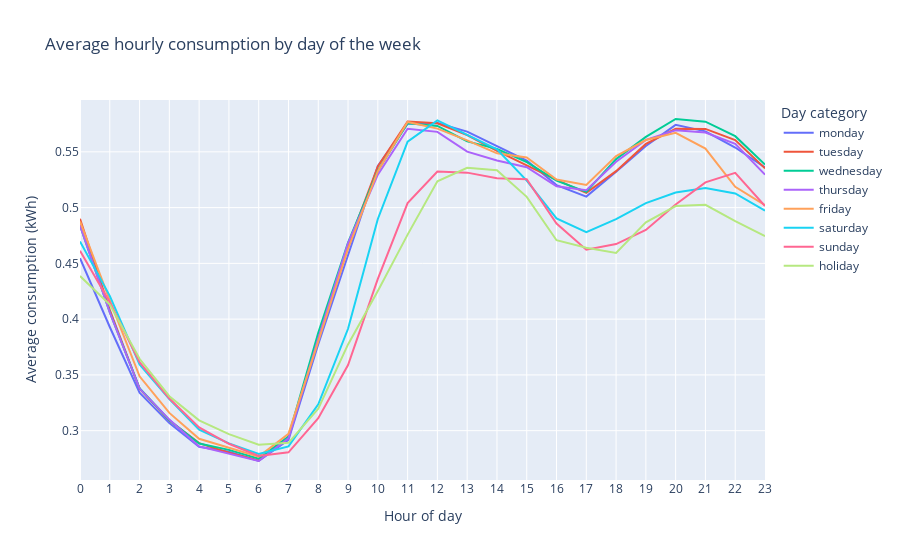

The notebook cell this image was saved under:
### Markdown cell above
### Consumption by day of the week

Another important aspect on which energy consumption depends is the day of the week. To analyze this, the average consumption for each day of the week will be calculated and plotted. The holidays will be treated as a separate category, as they can significantly affect consumption patterns. Since the exact location of each customer is unknown, only the national holidays in Spain will be considered.

### Code cell
# Spanish national holidays for 2019
es_holidays = holidays.Spain(years=[2019])
holiday_dates = set(es_holidays.keys())

# Create auxiliary column for date only
df_day_category = df_households.with_columns([
    pl.col("date").dt.date().alias("date_only"),
])

# Create day category column
df_day_category = df_day_category.with_columns(
    pl.when(pl.col("date_only").is_in([pd.to_datetime(d).date() for d in holiday_dates]))
      .then(pl.lit("holiday"))
      .otherwise(
          pl.col("date").dt.strftime("%A").str.to_lowercase()
      )
      .alias("day_category")
)

# Create hour column
df_day_category = df_day_category.with_columns(
    pl.col("date").dt.hour().alias("hour")
)

# Compute average consumption by day category and hour
df_avg_day_category = (
    df_day_category.group_by(["day_category", "hour"])
    .agg(pl.mean("consumption").alias("avg_consumption"))
    .sort(["day_category", "hour"])
)

# Convert to pandas for Plotly
df_avg_day_category_pd = df_avg_day_category.to_pandas()

# Define the order of days for better visualization
day_order = ["monday", "tuesday", "wednesday", "thursday", "friday", "saturday", "sunday", "holiday"]
df_avg_day_category_pd["day_category"] = pd.Categorical(df_avg_day_category_pd["day_category"], categories=day_order, ordered=True)

# Create the plot
fig = px.line(
    df_avg_day_category_pd,
    x="hour",
    y="avg_consumption",
    color="day_category",
    category_orders={"day_category": day_order},
    title="Average hourly consumption by day of the week",
    labels={
        "hour": "Hour of day",
        "avg_consumption": "Average consumption (kWh)",
        "day_category": "Day category"
    }
)

fig.update_layout(
    xaxis=dict(dtick=1),
    legend=dict(title="Day category")
)

fig.show()

### Figure 1 — Plotly figure (JSON) as saved in the notebook; plotly's stock layout.template omitted (floating-point values rounded to 4 significant figures)
{"data": [{"hovertemplate": "Day category=monday<br>Hour of day=%{x}<br>Average consumption (kWh)=%{y}<extra></extra>", "legendgroup": "monday", "line": {"color": "#636efa", "dash": "solid"}, "marker": {"symbol": "circle"}, "mode": "lines", "name": "monday", "orientation": "v", "showlegend": true, "type": "scatter", "x": [0, 1, 2, 3, 4, 5, 6, 7, 8, 9, 10, 11, 12, 13, 14, 15, 16, 17, 18, 19, 20, 21, 22, 23], "xaxis": "x", "y": [0.4546, 0.393, 0.3341, 0.3068, 0.2856, 0.2812, 0.2729, 0.2918, 0.3774, 0.4583, 0.5373, 0.5751, 0.5758, 0.5681, 0.5554, 0.5422, 0.5202, 0.5099, 0.5321, 0.5552, 0.5742, 0.5683, 0.5538, 0.5359], "yaxis": "y"}, {"hovertemplate": "Day category=tuesday<br>Hour of day=%{x}<br>Average consumption (kWh)=%{y}<extra></extra>", "legendgroup": "tuesday", "line": {"color": "#EF553B", "dash": "solid"}, "marker": {"symbol": "circle"}, "mode": "lines", "name": "tuesday", "orientation": "v", "showlegend": true, "type": "scatter", "x": [0, 1, 2, 3, 4, 5, 6, 7, 8, 9, 10, 11, 12, 13, 14, 15, 16, 17, 18, 19, 20, 21, 22, 23], "xaxis": "x", "y": [0.4899, 0.4083, 0.3377, 0.3091, 0.2888, 0.2803, 0.2732, 0.2943, 0.3823, 0.4659, 0.5368, 0.5771, 0.5756, 0.565, 0.5508, 0.5381, 0.5248, 0.5132, 0.5327, 0.5571, 0.5706, 0.5706, 0.5605, 0.5352], "yaxis": "y"}, {"hovertemplate": "Day category=wednesday<br>Hour of day=%{x}<br>Average consumption (kWh)=%{y}<extra></extra>", "legendgroup": "wednesday", "line": {"color": "#00cc96", "dash": "solid"}, "marker": {"symbol": "circle"}, "mode": "lines", "name": "wednesday", "orientation": "v", "showlegend": true, "type": "scatter", "x": [0, 1, 2, 3, 4, 5, 6, 7, 8, 9, 10, 11, 12, 13, 14, 15, 16, 17, 18, 19, 20, 21, 22, 23], "xaxis": "x", "y": [0.484, 0.4063, 0.338, 0.3094, 0.2885, 0.2828, 0.275, 0.2948, 0.3878, 0.4687, 0.533, 0.5756, 0.5732, 0.5593, 0.5527, 0.5407, 0.5241, 0.5141, 0.5435, 0.5634, 0.5794, 0.577, 0.564, 0.5386], "yaxis": "y"}, {"hovertemplate": "Day category=thursday<br>Hour of day=%{x}<br>Average consumption (kWh)=%{y}<extra></extra>", "legendgroup": "thursday", "line": {"color": "#ab63fa", "dash": "solid"}, "marker": {"symbol": "circle"}, "mode": "lines", "name": "thursday", "orientation": "v", "showlegend": true, "type": "scatter", "x": [0, 1, 2, 3, 4, 5, 6, 7, 8, 9, 10, 11, 12, 13, 14, 15, 16, 17, 18, 19, 20, 21, 22, 23], "xaxis": "x", "y": [0.4841, 0.406, 0.3378, 0.31, 0.2859, 0.2791, 0.2728, 0.2932, 0.3827, 0.4681, 0.5296, 0.5707, 0.5679, 0.5501, 0.5422, 0.5362, 0.5191, 0.5156, 0.5412, 0.5607, 0.5693, 0.5673, 0.5572, 0.5296], "yaxis": "y"}, {"hovertemplate": "Day category=friday<br>Hour of day=%{x}<br>Average consumption (kWh)=%{y}<extra></extra>", "legendgroup": "friday", "line": {"color": "#FFA15A", "dash": "solid"}, "marker": {"symbol": "circle"}, "mode": "lines", "name": "friday", "orientation": "v", "showlegend": true, "type": "scatter", "x": [0, 1, 2, 3, 4, 5, 6, 7, 8, 9, 10, 11, 12, 13, 14, 15, 16, 17, 18, 19, 20, 21, 22, 23], "xaxis": "x", "y": [0.4876, 0.4168, 0.3488, 0.3159, 0.2927, 0.2845, 0.2767, 0.2971, 0.3801, 0.463, 0.5327, 0.5768, 0.5708, 0.5603, 0.5486, 0.5449, 0.5252, 0.5203, 0.5463, 0.5606, 0.567, 0.5529, 0.5187, 0.5021], "yaxis": "y"}, {"hovertemplate": "Day category=saturday<br>Hour of day=%{x}<br>Average consumption (kWh)=%{y}<extra></extra>", "legendgroup": "saturday", "line": {"color": "#19d3f3", "dash": "solid"}, "marker": {"symbol": "circle"}, "mode": "lines", "name": "saturday", "orientation": "v", "showlegend": true, "type": "scatter", "x": [0, 1, 2, 3, 4, 5, 6, 7, 8, 9, 10, 11, 12, 13, 14, 15, 16, 17, 18, 19, 20, 21, 22, 23], "xaxis": "x", "y": [0.4696, 0.4209, 0.3594, 0.3283, 0.301, 0.2887, 0.2791, 0.2859, 0.3237, 0.3913, 0.4898, 0.5591, 0.5781, 0.5648, 0.5522, 0.5242, 0.4903, 0.4779, 0.4896, 0.504, 0.5136, 0.5176, 0.5127, 0.4972], "yaxis": "y"}, {"hovertemplate": "Day category=sunday<br>Hour of day=%{x}<br>Average consumption (kWh)=%{y}<extra></extra>", "legendgroup": "sunday", "line": {"color": "#FF6692", "dash": "solid"}, "marker": {"symbol": "circle"}, "mode": "lines", "name": "sunday", "orientation": "v", "showlegend": true, "type": "scatter", "x": [0, 1, 2, 3, 4, 5, 6, 7, 8, 9, 10, 11, 12, 13, 14, 15, 16, 17, 18, 19, 20, 21, 22, 23], "xaxis": "x", "y": [0.4614, 0.4151, 0.3614, 0.3288, 0.303, 0.2882, 0.2774, 0.2806, 0.3112, 0.3589, 0.436, 0.5041, 0.5323, 0.5313, 0.5263, 0.5255, 0.4857, 0.4622, 0.4673, 0.48, 0.5027, 0.5226, 0.5312, 0.5013], "yaxis": "y"}, {"hovertemplate": "Day category=holiday<br>Hour of day=%{x}<br>Average consumption (kWh)=%{y}<extra></extra>", "legendgroup": "holiday", "line": {"color": "#B6E880", "dash": "solid"}, "marker": {"symbol": "circle"}, "mode": "lines", "name": "holiday", "orientation": "v", "showlegend": true, "type": "scatter", "x": [0, 1, 2, 3, 4, 5, 6, 7, 8, 9, 10, 11, 12, 13, 14, 15, 16, 17, 18, 19, 20, 21, 22, 23], "xaxis": "x", "y": [0.4387, 0.413, 0.3644, 0.3309, 0.3092, 0.297, 0.2874, 0.2891, 0.3197, 0.3773, 0.4253, 0.4758, 0.5236, 0.5356, 0.5335, 0.5097, 0.4707, 0.464, 0.4594, 0.4867, 0.5014, 0.5025, 0.4878, 0.4744], "yaxis": "y"}], "layout": {"legend": {"title": {"text": "Day category"}, "tracegroupgap": 0}, "title": {"text": "Average hourly consumption by day of the week"}, "xaxis": {"anchor": "y", "domain": [0, 1], "dtick": 1, "title": {"text": "Hour of day"}}, "yaxis": {"anchor": "x", "domain": [0, 1], "title": {"text": "Average consumption (kWh)"}}}}
